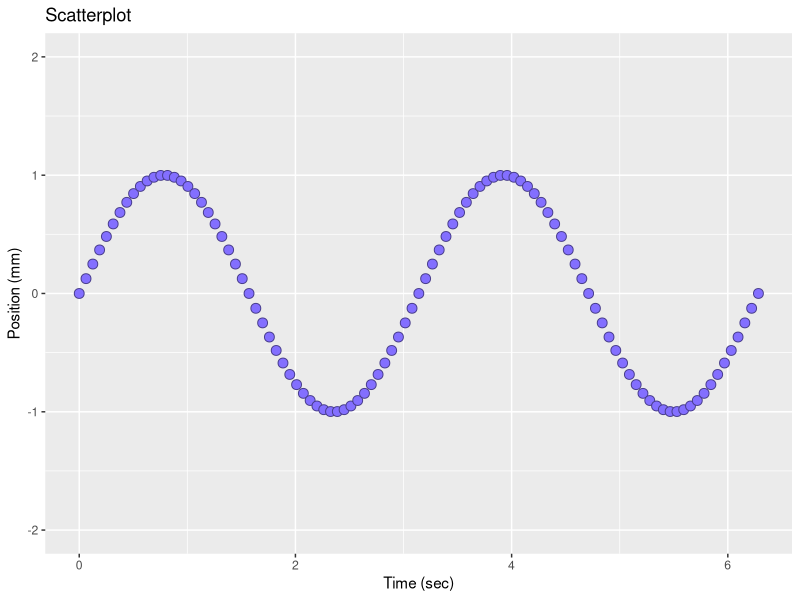
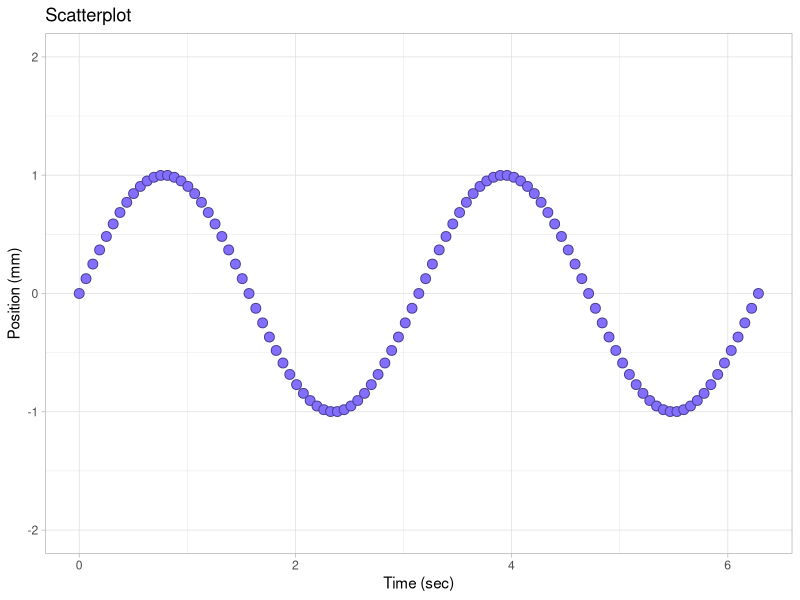
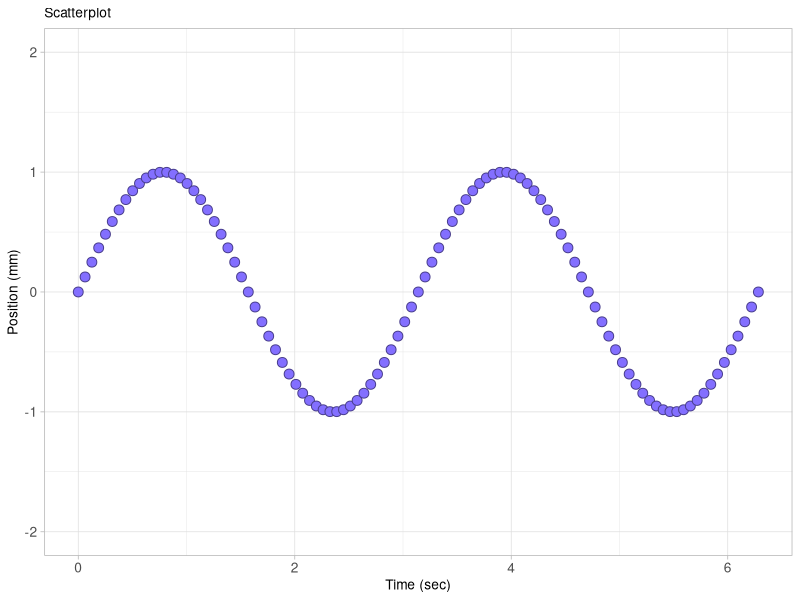

Recreate these plots in R, in order.
## ---- chunk 1
library(knitr)
opts_knit$set(root.dir = "../")
opts_chunk$set(echo = TRUE, message = FALSE, collapse = TRUE, warning = FALSE, cache = TRUE, cache.path = "tut-03-cache/", fig.path = "tut-03-images/")
## ---- chunk 2
library(ggplot2)

time_sec  <- seq(0, 2*pi, by = pi/50) # sec
freq      <- 2                        # r/s
displ_mm  <- sin(freq * time_sec)     # mm
vibr_data <- data.frame(time_sec, displ_mm)

f1 <- ggplot(data = vibr_data, aes(x = time_sec, y = displ_mm)) +
	geom_point(shape = 21
		, color = "slateblue4"
		, fill  = "slateblue1"
		, size  = 3
		) +
	xlab("Time (sec)") + 
	ylab("Position (mm)") +
	ggtitle("Scatterplot") +
	scale_y_continuous(limits = c(-2, 2), breaks = seq(-2, 2, 1))
## ---- chunk 3
print(f1)
## ---- chunk 4
f1 <- f1 +
	theme_light()

print(f1)
## ---- chunk 5
f1 <- f1 + 
	theme(plot.title = element_text(size = rel(0.9), face = "plain")  
		, axis.title = element_text(size = rel(0.9), face = "plain") 
		, axis.text = element_text(size = rel(0.9), face = "plain")
		)

print(f1)
